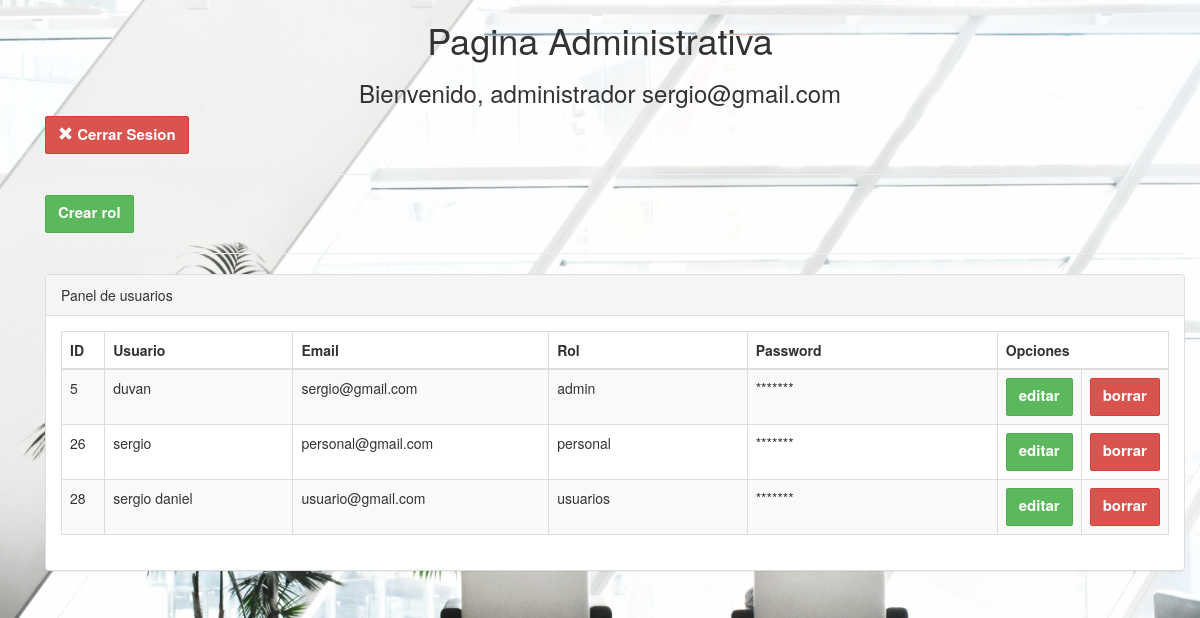
/admin/admin_portada.php (signed in), run on the app's committed database.
### tables this page shows
CREATE TABLE `mainlogin` (
  `id` int(11) NOT NULL,
  `username` varchar(15) NOT NULL,
  `email` varchar(40) NOT NULL,
  `password` varchar(20) NOT NULL,
  `role` varchar(10) NOT NULL
);

### admin/admin_portada.php (the view, shortened to what this page needs)
<!DOCTYPE html>
<html>
<head>
<link rel="stylesheet" href="../bootstrap/css/bootstrap.min.css">
</head>
	<body>
	<div class="wrapper">
	<div class="container">
		<div class="col-lg-12">
			<center>
				<h1>Pagina Administrativa</h1>
				<h3>
				<?php
				if(isset($_SESSION['admin_login']))
				{
				?>
					Bienvenido, administrador
				<?php
						echo $_SESSION['admin_login'];
				}
				?>
				</h3>
			</center>
			<a href="../cerrar_sesion.php"><button class="btn btn-danger text-left"><span class="glyphicon glyphicon-remove" aria-hidden="true"></span> Cerrar Sesion</button></a>
            <hr>
		</div>
<div class="container">
  <div class="row">
    <div class="col-md-12">
      <a href="crear.php"  class="btn btn-success ">Crear rol</a>
      <hr>
		<div class="row">
                <div class="col-lg-12">
                    <div class="panel panel-default">
                        <div class="panel-heading">
                            Panel de usuarios
                        </div>
                        <div class="panel-body">
                            <div class="table-responsive">
                                <table class="table table-striped table-bordered table-hover">
                                    <thead>
                                        <tr>
                                            <th width="4%">ID</th>
                                            <th width="18%">Usuario</th>
                                            <th width="24%">Email</th>
                                            <th width="19%">Rol</th>
                                            <th width="24%">Password</th>
											<th colspan="2">Opciones</th>
                                        </tr>
                                    </thead>
                                    <tbody>
									<?php
									require_once '../DBconect.php';
									$select_stmt=$db->prepare("SELECT id,username,email,role FROM mainlogin");
									$select_stmt->execute();
									while($row=$select_stmt->fetch(PDO::FETCH_ASSOC))
									{
									?>
                                        <tr>
                                            <td><?php echo $row["id"]; ?></td>
                                            <td><?php echo $row["username"]; ?></td>
                                            <td><?php echo $row["email"]; ?></td>
                                            <td><?php echo $row["role"]; ?></td>
                                            <td>*******</td>
											<td width="4%"><a class="btn btn-success" href="actualizar.php?id=<?php echo $row['id'] ?>" name="edit">editar</a></td>
                                            <td width="7%"><a class="btn btn-danger" href="delete.php?id=<?php echo $row['id'] ?>" name="delete">borrar</a></td>
                                        </tr>
									<?php
									}
									?>
                                    </tbody>
                                </table>
                            </div>
                        </div>
                    </div>
                </div>
	</div>
	</div>
	</body>
</html>

### admin/admin_portada.php (style rules this page uses)
.form-control, .btn { min-height: 38px; border-radius: 2px; }
.btn { font-size: 15px; font-weight: bold; }
body { background-image: url(10.jpg); background-repeat: no-repeat; background-size: cover; }

### data on the page
mainlogin: id "5", username "duvan", email "sergio@gmail.com", role "admin"
mainlogin: id "26", username "sergio", email "personal@gmail.com", role "personal"
mainlogin: id "28", username "sergio daniel", email "usuario@gmail.com", role "usuarios"

### other printed values
$_SESSION['admin_login'] "sergio@gmail.com"
